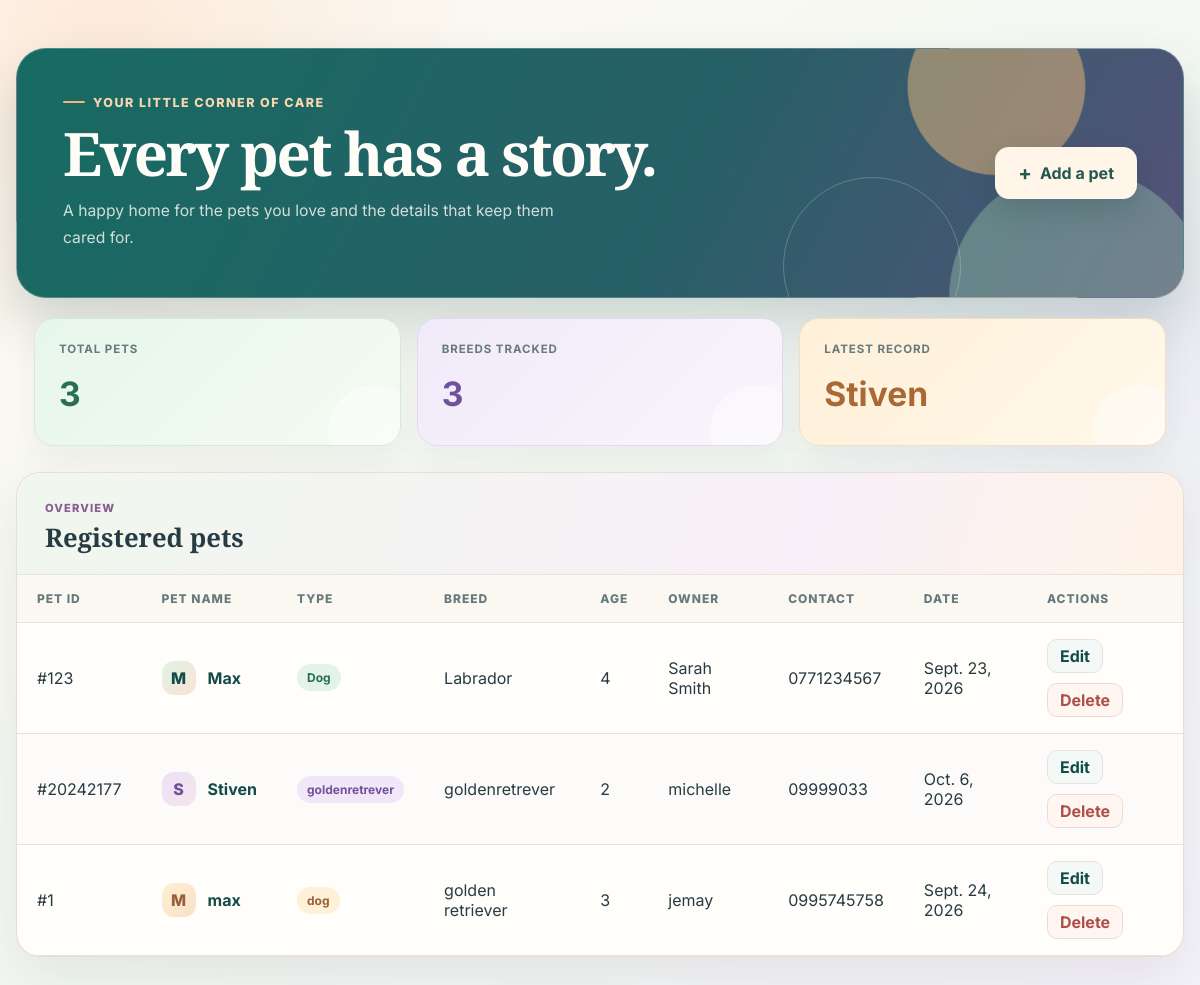
The page / on the database its author committed.
### Elemino_project/Elemino_app/models.py (models this page shows, shortened)
class Performance(models.Model):
    pet_id = models.IntegerField(unique=True)
    pet_name = models.CharField(max_length=100)
    pet_type = models.CharField(max_length=100)
    breed = models.CharField(max_length=100)
    age = models.IntegerField()
    gender = models.CharField(max_length=100)
    owner_name = models.CharField(max_length=100)
    contact_number = models.CharField(max_length=100)
    date_registered = models.DateField()
    class Meta:
        ordering = ['pet_name']

### Elemino_project/Elemino_app/views.py (the view)
# urls.py: path('', views.index, name='index'),
def index(request):
    return pet_list(request)

### Elemino_project/Elemino_app/views.py (called while the page is built)
def pet_list(request):
    performances = Performance.objects.order_by('pet_name')
    total_pets = performances.count()
    unique_breeds = performances.values_list('breed', flat=True).distinct().count()
    latest_pet = performances.order_by('-date_registered').first()
    return render(
        request,
        'Elemino_app/index.html',
        {
            'performances': performances,
            'total_pets': total_pets,
            'unique_breeds': unique_breeds,
            'latest_pet': latest_pet,
        },
    )

### Elemino_project/Elemino_app/templates/Elemino_app/index.html (shortened to what this page needs)
{% load static %}
<!DOCTYPE html>
<html lang="en">
<head>
    <link rel="stylesheet" href="{% static 'Elemino_app/styles.css' %}">
</head>
<body>
    <main class="shell">
        <header class="page-header hero-banner">
            <div class="header-copy">
                <p class="eyebrow">Your little corner of care</p>
                <h1>Every pet has a story.</h1>
                <p class="hero-description">A happy home for the pets you love and the details that keep them cared for.</p>
            </div>
            <a class="primary-button" href="{% url 'pet_create' %}"><span aria-hidden="true">+</span> Add a pet</a>
        </header>
        <section class="stats-grid" aria-label="Pet summary">
            <article class="stat-card">
                <span class="stat-label">Total pets</span>
                <strong>{{ total_pets }}</strong>
            </article>
            <article class="stat-card">
                <span class="stat-label">Breeds tracked</span>
                <strong>{{ unique_breeds }}</strong>
            </article>
            <article class="stat-card">
                <span class="stat-label">Latest record</span>
                <strong>{% if latest_pet %}{{ latest_pet.pet_name }}{% else %}—{% endif %}</strong>
            </article>
        </section>
        <section class="panel" aria-label="Pet records">
            <div class="panel-header">
                <div>
                    <p class="panel-kicker">Overview</p>
                    <h2>Registered pets</h2>
                </div>
            </div>
            {% if performances %}
                <div class="table-wrap">
                    <table class="pet-table">
                        <thead>
                            <tr>
                                <th>Pet ID</th>
                                <th>Pet Name</th>
                                <th>Type</th>
                                <th>Breed</th>
                                <th>Age</th>
                                <th>Owner</th>
                                <th>Contact</th>
                                <th>Date</th>
                                <th>Actions</th>
                            </tr>
                        </thead>
                        <tbody>
                            {% for pet in performances %}
                                <tr>
                                    <td>#{{ pet.pet_id }}</td>
                                    <td>
                                        <div class="pet-name-cell">
                                            <span class="pet-avatar">{{ pet.pet_name|first|upper }}</span>
                                            <a href="{% url 'pet_detail' pet.pk %}">{{ pet.pet_name }}</a>
                                        </div>
                                    </td>
                                    <td><span class="pet-type">{{ pet.pet_type }}</span></td>
                                    <td>{{ pet.breed }}</td>
                                    <td>{{ pet.age }}</td>
                                    <td>{{ pet.owner_name }}</td>
                                    <td>{{ pet.contact_number }}</td>
                                    <td>{{ pet.date_registered }}</td>
                                    <td class="actions-cell">
                                        <a class="inline-link" href="{% url 'pet_update' pet.pk %}">Edit</a>
                                        <a class="inline-link" href="{% url 'pet_delete' pet.pk %}">Delete</a>
                                    </td>
                                </tr>
                            {% endfor %}
                        </tbody>
                    </table>
                </div>
            {% else %}
                <div class="empty-state">No pets have been added yet. Click “Add New Pet” to create the first record.</div>
            {% endif %}
        </section>
    </main>
</body>
</html>

### rows shown on the page
Performance: pet_name "Stiven", pet_id "20242177", pet_name|first "S", pet_type "goldenretrever", breed "goldenretrever", age "2", owner_name "michelle", contact_number "09999033", date_registered "Oct. 6, 2026"
Performance: pet_id "123", pet_name|first "M", pet_name "Max", pet_type "Dog", breed "Labrador", age "4", owner_name "Sarah Smith", contact_number "0771234567", date_registered "Sept. 23, 2026"
Performance: pet_id "1", pet_name|first "M", pet_name "max", pet_type "dog", breed "golden retriever", age "3", owner_name "jemay", contact_number "0995745758", date_registered "Sept. 24, 2026"

### other values the page prints
{{ total_pets }} "3"
{{ unique_breeds }} "3"
